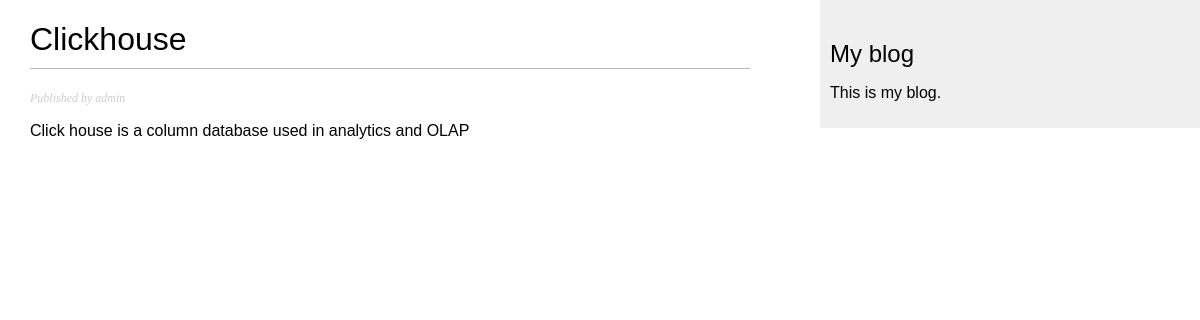
Page /blog/2023/10/28/clickhouse/ on the committed database.
### blog/models.py (models this page shows, shortened)
class Post(models.Model):
    class Status(models.TextChoices):
        DRAFT = 'draft'
        PUBLISHED = 'published'
    title = models.CharField(max_length=100)
    slug = models.SlugField(max_length=100 , unique_for_date='published')
    author = models.ForeignKey(User, on_delete=models.CASCADE,related_name='blog_posts')
    body = models.TextField()
    published = models.DateTimeField(default=timezone.now)
    created = models.DateTimeField(auto_now_add=True)
    updated = models.DateTimeField(auto_now=True)
    status = models.CharField(max_length=10, choices=Status.choices, default=Status.DRAFT)
    class Meta:
        ordering = ['-published' ]
        indexes = [
            models.Index(fields=['-published']),
        ]

### blog/views.py (the view)
# urls.py: path('<int:year>/<int:month>/<int:day>/<slug:slug>/', views.post_detail, name='post_detail'),
def post_detail(request, year, month, day, slug):
    try:
        post = Post.objects.get(published__year=year, published__month=month, published__day=day, slug=slug)
    except Post.DoesNotExist:
        raise Http404("Post does not exist")
    if post.status == Post.Status.PUBLISHED or request.user.is_superuser:
        return render(request, 'blog/post/detail.html', {'post': post})
    else:
        raise Http404("Post does not exist")

### blog/templates/blog/post/detail.html (shortened to what this page needs)
{% extends "blog/base.html" %}
{% block content %}
    <h1>{{ post.title }}</h1>
    <p class="date">
    Published {{ post.publish }} by {{ post.author }}
    </p>
    {{ post.body|linebreaks }}
{% endblock %}

### blog/static/css/blog.css (style rules this page uses)
body { margin:0; padding:0; font-family:helvetica, sans-serif; }
h1 { font-weight:normal; border-bottom:1px solid #bbb; padding:0 0 10px 0; }
p.date { color:#ccc; font-family: georgia, serif; font-size: 12px; font-style: italic; }

### rows in the picture
Post: title "Clickhouse", author "admin", body "Click house is a column database used in analytics and OLAP"
